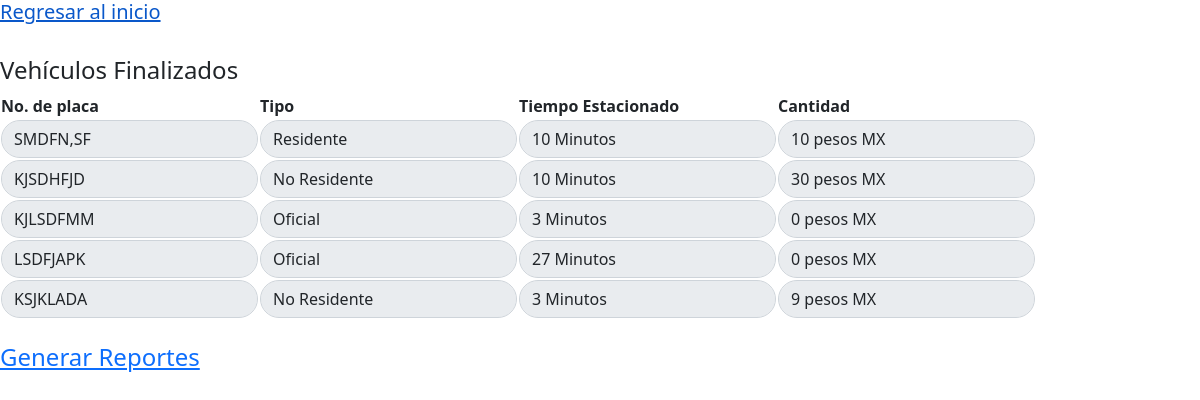
The app's page /vistaFinalizados.php with its own data.
### tables this page shows
CREATE TABLE `registro_vehiculos` (
  `idRegistro` int(4) NOT NULL,
  `noPlaca` varchar(8) NOT NULL,
  `horaEnt` datetime NOT NULL,
  `horaSal` datetime NOT NULL,
  `tiempoEstacionado` int(11) NOT NULL,
  `tipoVehiculo` varchar(13) NOT NULL,
  `cantidad` int(11) NOT NULL DEFAULT 0,
  `estatus` varchar(10) NOT NULL DEFAULT 'activo'
);

### vistaFinalizados.php (the view, shortened to what this page needs)
<!DOCTYPE html>
<html lang="en">
<head>
    <link rel="stylesheet" href="css/bootstrap.min.css">
    <link rel="stylesheet" href="styles.css">
</head>
<body>
<h5><a href="index.php">Regresar al inicio</a></h5><br>
<h4>Vehículos Finalizados</h4>
    <?php
    include "modelo/conexion.php";
    $sql = $enlace->query("select * from registro_vehiculos where estatus='finalizado'");
    if ($sql->num_rows > 0) {
    ?>
        <table>
            <tr>
                <th>No. de placa</th>
                <th>Tipo</th>
                <th>Tiempo Estacionado</th>
                <th>Cantidad</th>
            </tr>
            <?php
            while ($row = $sql->fetch_assoc()) {
                $noPlaca = $row["noPlaca"];
                $tipoVehiculo = $row["tipoVehiculo"];
                $tiempoEstacionado = $row["tiempoEstacionado"];
                $cantidad = $row["cantidad"];
            ?>
                <tr>
                    <td><input type="text" class="form-control" name="noPlaca" id="noPlaca" value="<?php echo ($noPlaca) ?>" disabled></td>
                    <td><input type="text" class="form-control" name="tipoVehiculo" id="tipoVehiculo" value="<?php echo ($tipoVehiculo) ?>" disabled></td>
                    <td><input type="text" class="form-control" name="tiempoEstacionado" id="tiempoEstacionado" value="<?php echo ($tiempoEstacionado . ' Minutos') ?>" disabled></td>
                    <td><input type="text" class="form-control" name="cantidad" id="cantidad" value="<?php echo ($cantidad . ' pesos MX') ?>" disabled></td>
                </tr>
            <?php } ?>
        </table>
    <?php
    } else {
        echo ("No hay registros");
    }?>
    <br>
    <h4><a href="vistaReportes.php">Generar Reportes</a></h4>
</body>
</html>

### styles.css (style rules this page uses)
#noPlaca { text-transform: uppercase; }
.form-control, .form-select, btn { border-radius: 40px; }

### records on screen
registro_vehiculos: noPlaca "smdfn,sf", tipoVehiculo "Residente", tiempoEstacionado "10 Minutos", cantidad "10 pesos MX"
registro_vehiculos: noPlaca "kjsdhfjd", tipoVehiculo "No Residente", tiempoEstacionado "10 Minutos", cantidad "30 pesos MX"
registro_vehiculos: noPlaca "kjlsdfmm", tipoVehiculo "Oficial", tiempoEstacionado "3 Minutos", cantidad "0 pesos MX"
registro_vehiculos: noPlaca "lsdfjapk", tipoVehiculo "Oficial", tiempoEstacionado "27 Minutos", cantidad "0 pesos MX"
registro_vehiculos: noPlaca "ksjklada", tipoVehiculo "No Residente", tiempoEstacionado "3 Minutos", cantidad "9 pesos MX"
